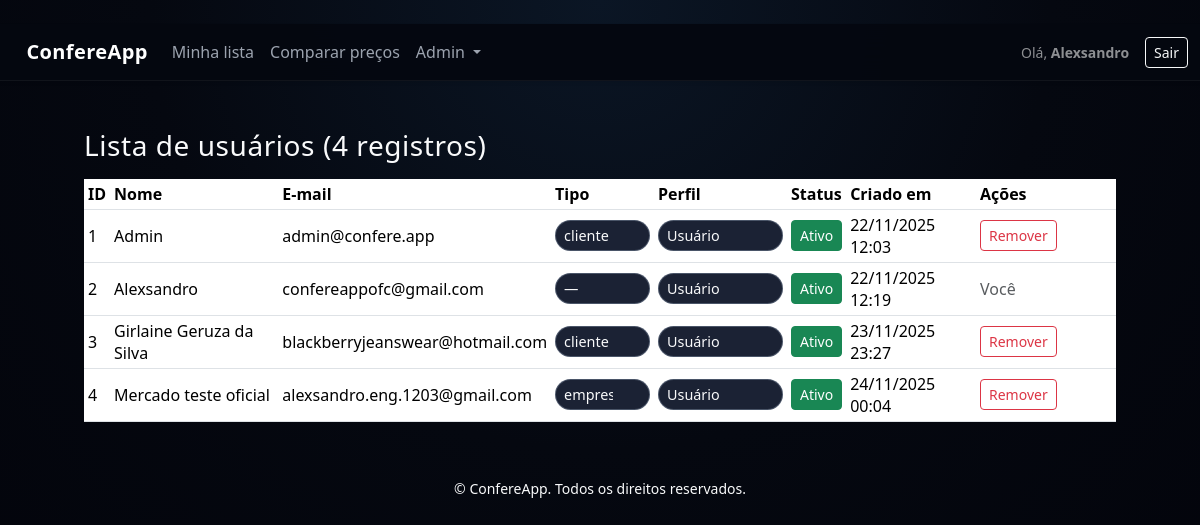
/admin/usuarios (signed in), run on the app's committed database.
### banco.py (models this page shows, shortened)
class Usuario(db.Model):
    __tablename__ = "usuarios"
    id = db.Column(db.Integer, primary_key=True)
    nome = db.Column(db.String(120), nullable=False)
    email = db.Column(db.String(200), unique=True, index=True, nullable=False)
    senha = db.Column(db.String(255), nullable=True)
    role = db.Column(db.String(50), default="user")          # ex: 'user', 'admin', 'master'
    is_admin = db.Column(db.Boolean, default=False)          # flag legado
    perfil = db.Column(db.String(50))                        # ex: 'Master' para admin master
    ativo = db.Column(db.Boolean, default=True)
    tipo = db.Column(db.String(30), default="cliente")       # cliente / empresa / técnico
    cpf = db.Column(db.String(20))
    mercado_id = db.Column(db.Integer, db.ForeignKey("mercados.id"))
    criado_em = db.Column(db.DateTime, default=datetime.utcnow)
    lista_itens = db.relationship(
        "ListaItem",
        backref="usuario",
        lazy="dynamic",
        cascade="all, delete-orphan"
    )
    @property
    def is_master(self) -> bool:
        perfil = (self.perfil or '').strip().lower()
        role = (self.role or '').strip().lower()
        return perfil == 'master' or role == 'master'
    @property
    def is_admin_any(self) -> bool:
        role = (self.role or '').strip().lower()
        return (
            self.is_master
            or self.is_admin_tecnico
            or bool(self.is_admin)
            or role == 'admin'
        )
    @property
    def is_cliente(self) -> bool:
        tipo = (self.tipo or '').strip().lower()
        return tipo == 'cliente'
    @property
    def is_empresa(self) -> bool:
        tipo = (self.tipo or '').strip().lower()
        return tipo == 'empresa'

### app.py (the view, shortened to what this page needs)
@app.route('/admin/usuarios', methods=['GET', 'POST'])
@login_required
def admin_usuarios():
    uid = session.get('user_id')
    user_atual = db.session.get(Usuario, uid) if uid else None
    if not user_atual or not user_atual.is_admin_any:
        abort(403)
    usuarios = (
        Usuario.query
        .order_by(Usuario.id.asc())
        .all()
    )
    return render_template(
        'usuarios_list.html',
        usuarios=usuarios,
        current_user_id=user_atual.id if user_atual else None
    )

### app.py (called while the page is built)
@event.listens_for(Engine, "connect")
def set_sqlite_pragma(dbapi_connection, connection_record):
    try:
        cursor = dbapi_connection.cursor()
        cursor.execute("PRAGMA foreign_keys=ON")
        cursor.close()
    except Exception:
        pass

@app.before_request
def _load_current_user():
    uid = session.get('user_id')
    g.current_user = db.session.get(Usuario, uid) if uid else None

def login_required(view):
    @wraps(view)
    def wrapped_view(*args, **kwargs):
        if 'user_id' not in session:
            return redirect(url_for('login', next=request.path))
        return view(*args, **kwargs)
    return wrapped_view

@app.context_processor
def inject_current_user():
    uid = session.get('user_id')
    user = db.session.get(Usuario, uid) if uid else None
    return {"current_user": user}

### templates/usuarios_list.html (shortened to what this page needs)
﻿{% extends "base.html" %}
{% block content %}
<div class="container mt-4">
  <h3>Lista de usuários ({{ usuarios|length }} registros)</h3>
  <div class="table-responsive mt-3">
    <table class="table table-sm align-middle">
      <thead>
        <tr>
          <th>ID</th>
          <th>Nome</th>
          <th>E-mail</th>
          <th>Tipo</th>
          <th>Perfil</th>
          <th>Status</th>
          <th>Criado em</th>
          <th style="width: 140px;">Ações</th>
        </tr>
      </thead>
      <tbody>
        {% for u in usuarios %}
        <tr>
          <td>{{ u.id }}</td>
          <td>{{ u.nome }}</td>
          <td>{{ u.email }}</td>
          <td>
            <form method="post" class="d-inline">
              <select name="tipo" class="form-select form-select-sm" onchange="this.form.submit()">
                <option value="">—</option>
                <option value="cliente" {{ 'selected' if (u.tipo or '') == 'cliente' }}>cliente</option>
                <option value="empresa" {{ 'selected' if (u.tipo or '') == 'empresa' }}>empresa</option>
              </select>
            </form>
          </td>
          <td>
            <form method="post" class="d-inline">
              <select name="role" class="form-select form-select-sm" onchange="this.form.submit()">
                {% set role = (u.role or 'user') %}
                <option value="user"    {{ 'selected' if role == 'user' }}>Usuário</option>
              </select>
            </form>
          </td>
          <td>
            <form method="post" class="d-inline">
              {% if u.ativo %}
                <button type="submit" class="btn btn-sm btn-success">
                  Ativo
                </button>
              {% else %}
                <button type="submit" class="btn btn-sm btn-secondary">
                  Inativo
                </button>
              {% endif %}
            </form>
          </td>
          <td>
            {% if u.criado_em %}
              {{ u.criado_em.strftime('%d/%m/%Y %H:%M') }}
            {% else %}
              —
            {% endif %}
          </td>
          <td>
            {% if current_user_id == u.id %}
              <span class="text-muted">Você</span>
            {% else %}
              <form method="post" class="d-inline" onsubmit="return confirm('Remover / desativar este usuário?');">
                <button type="submit" class="btn btn-sm btn-outline-danger">
                  Remover
                </button>
              </form>
            {% endif %}
          </td>
        </tr>
        {% endfor %}
      </tbody>
    </table>
  </div>
</div>
{% endblock %}

### templates/base.html (shortened to what this page needs)
﻿<!doctype html>
<html lang="pt-br">
<head>
  <link
    href="https://cdn.jsdelivr.net/npm/bootstrap@5.3.2/dist/css/bootstrap.min.css"
    rel="stylesheet"
>
  <link rel="stylesheet" href="{{ url_for('static', filename='css/style.css') }}">
</head>
<body class="bg-app">
  <nav class="navbar navbar-expand-lg navbar-dark shadow-sm confere-navbar">
    <div class="container-fluid">
      <a class="navbar-brand fw-bold d-flex align-items-center" href="{{ url_for('index') }}">
        <span>ConfereApp</span>
      </a>
      <div class="collapse navbar-collapse" id="mainNavbar">
        <ul class="navbar-nav me-auto mb-2 mb-lg-0">
          {% if current_user %}
            {% if current_user.is_cliente or current_user.is_admin_any %}
              <li class="nav-item">
                <a class="nav-link" href="{{ url_for('lista') }}">Minha lista</a>
              </li>
              <li class="nav-item">
                <a class="nav-link" href="{{ url_for('comparar') }}">Comparar preços</a>
              </li>
            {% endif %}
            {% if current_user.is_admin_any %}
              <li class="nav-item dropdown">
                <a class="nav-link dropdown-toggle" href="#" id="adminDrop" role="button" data-bs-toggle="dropdown">
                  Admin
                </a>
              </li>
            {% endif %}
          {% endif %}
        </ul>
        <div class="d-flex align-items-center">
          {% if current_user %}
            <span class="navbar-text me-3 small text-nowrap">
              Olá, <strong>{{ current_user.nome }}</strong>
            </span>
            <a href="{{ url_for('logout') }}" class="btn btn-sm btn-outline-light">
              Sair
            </a>
          {% endif %}
        </div>
      </div>
    </div>
  </nav>
  <main class="container py-4 app-main">
    {% block content %}{% endblock %}
  </main>
  <footer class="app-footer text-center py-3">
    <small>&copy; {{ now().year if now else '' }} ConfereApp. Todos os direitos reservados.</small>
  </footer>
</body>
</html>

### static/css/style.css (style rules this page uses)
:root { --ca-bg: #050810; --ca-bg-soft: #0b101b; --ca-card: #101622; --ca-card-soft: #151c2b; --ca-border-soft: rgba(255, 255, 255, 0.05); --ca-green: #28e070; --ca-green-soft: #1ac15a; --ca-green-dark: #0b8b3a; --ca-green-glow: rgba(40, 224, 112, 0.35); --ca-text-main: #f9fafb; --ca-text-muted: #9ca3af; --ca-text-soft: #6b7280; --ca-danger: #f97373; --ca-warning: #facc15; }
body { background: radial-gradient(circle at top, #0b1625 0, #050810 45%, #02030a 100%); color: var(--ca-text-main); font-family: system-ui, -apple-system, BlinkMacSystemFont, "Segoe UI", sans-serif; }
.navbar { background: rgba(5, 8, 16, 0.96) !important; border-bottom: 1px solid var(--ca-border-soft); backdrop-filter: blur(18px); }
.navbar-brand { font-weight: 700; letter-spacing: 0.02em; display: flex; align-items: center; gap: 0.4rem; }
.navbar-dark .navbar-nav .nav-link { color: var(--ca-text-muted); font-weight: 500; }
.container { max-width: 1080px; }
h1, h2, h3, h4 { color: var(--ca-text-main); letter-spacing: 0.02em; }
.form-control, .form-select { background: rgba(15, 23, 42, 0.95); border-radius: 999px; border: 1px solid rgba(148, 163, 184, 0.4); color: var(--ca-text-main); font-size: 0.9rem; }

### data on the page
Usuario: nome "Alexsandro", id "2", email "confereappofc@gmail.com", ativo "Ativo", criado_em "22/11/2025 12:19", shows "Você"
Usuario: id "1", nome "Admin", email "admin@confere.app", ativo "Ativo", criado_em "22/11/2025 12:03"
Usuario: id "3", nome "Girlaine Geruza da Silva", email "blackberryjeanswear@hotmail.com", ativo "Ativo", criado_em "23/11/2025 23:27"
Usuario: id "4", nome "Mercado teste oficial", email "alexsandro.eng.1203@gmail.com", ativo "Ativo", criado_em "24/11/2025 00:04"

### other printed values
{{ usuarios|length }} "4"
